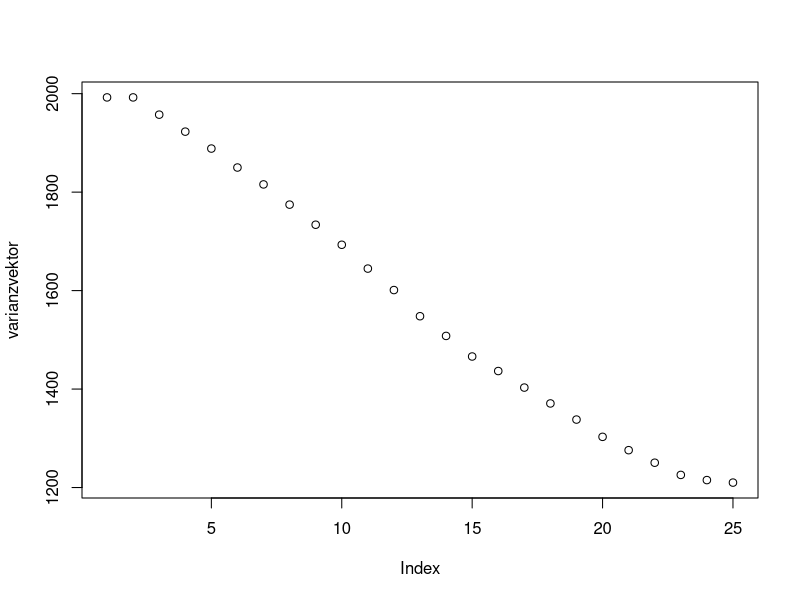

The R source for this figure:
################## Aufgabe 8

# liefert den schwerpunkt(vektor) einer matrix zurück
schwerpunkt <- function(x) {
  ret <- numeric()
  for( i in 1:length(x[1,]) ) {
    ret <- append(ret, sum(x[,i]) / length(x[,i]))
  }
  return(ret)
}

# liefert die summe der quadrate der differenzen zum schwerpunkt zurück
varianzsumme <- function(list){
  ret <- 0
  for( name in 1:length(list) ) {
    c <- schwerpunkt(list[[name]])
    for(i in 1:length(list[[name]][,1])){
      for(j in 1:length(list[[name]][1,])){
	ret = ret + (list[[name]][i,j] - c[j]) * (list[[name]][i,j] - c[j])
      }
    }
  }
  return(ret)
}

# führt einen vertauschungsschritt aus und liefert eine liste mit den 
# vertauschten clustern zurück (falls vertauschung stattgefunden hat.
# anderenfalls wird die gleiche liste zurückgegeben)
vertauschen <- function(list){
  VarianzSummenKMinimum <- varianzsumme(list)
  ret <- list
  for( nameAussen in 1:length(list) ) {
    for(i in 1:length(list[[nameAussen]][,1])){
      Vektor_nach_Abspaltung <- list[[nameAussen]][-i,]
      N_MIN <- 0
      if (length(Vektor_nach_Abspaltung[,1]) >= N_MIN) {
	wanderndes_Element <- list[[nameAussen]][i,]
	for( nameInnen in 1:length(list) ) {
	  if (nameInnen != nameAussen){
	    Vektor_nach_Vereinigung <- rbind(list[[nameInnen]], wanderndes_Element)
	    tmp <- list
	    tmp[[nameAussen]] <- Vektor_nach_Abspaltung
	    tmp[[nameInnen]] <- Vektor_nach_Vereinigung
	    if (varianzsumme(tmp) < VarianzSummenKMinimum){
	      VarianzSummenKMinimum <- varianzsumme(tmp)
	      ret <- tmp
	    }
	  }
	}
      }
    }
  }
  return(ret)
}



v <- read.csv("80X.csv", header=FALSE)
indezes <- 1:length(v[,1])
indezes <- sample(indezes) # random permutation
data <- numeric()

for (i in 1:length(v[,1])){
  data <- rbind(data, v[indezes[i],])
}

liste <- split(data, 1:3)

varianzLetzterSchritt <- varianzsumme(liste)
aktuelleVarianz <- -1
varianzvektor <- numeric()
print("Anfangsvarianz:")
while (aktuelleVarianz < varianzLetzterSchritt){
  varianzvektor <- rbind(varianzvektor, varianzLetzterSchritt)
  varianzLetzterSchritt <- varianzsumme(liste)
  print(varianzLetzterSchritt)
  liste <- vertauschen(liste)
  aktuelleVarianz <- varianzsumme(liste)
}

liste

plot(varianzvektor)
